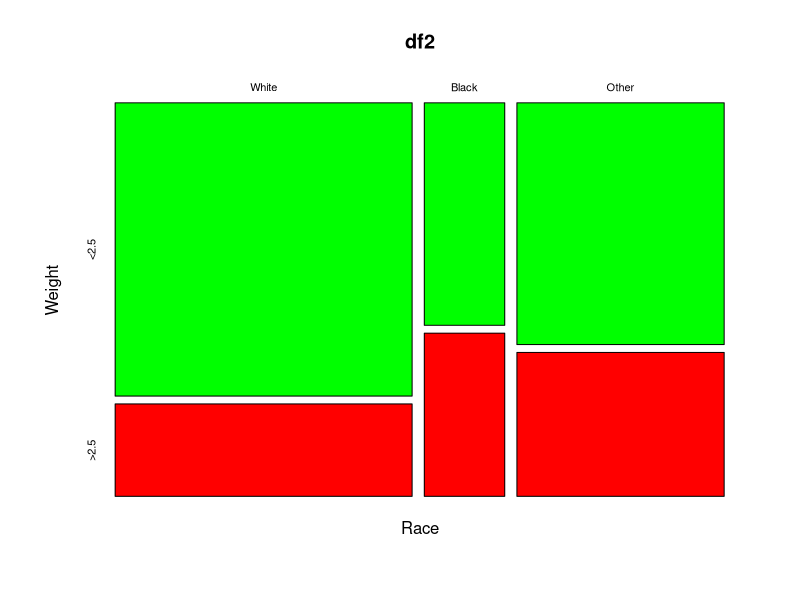
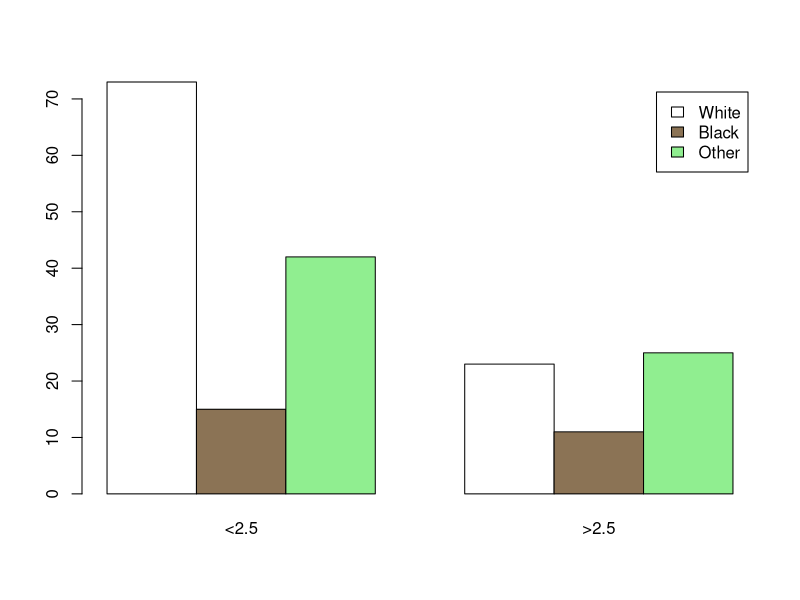
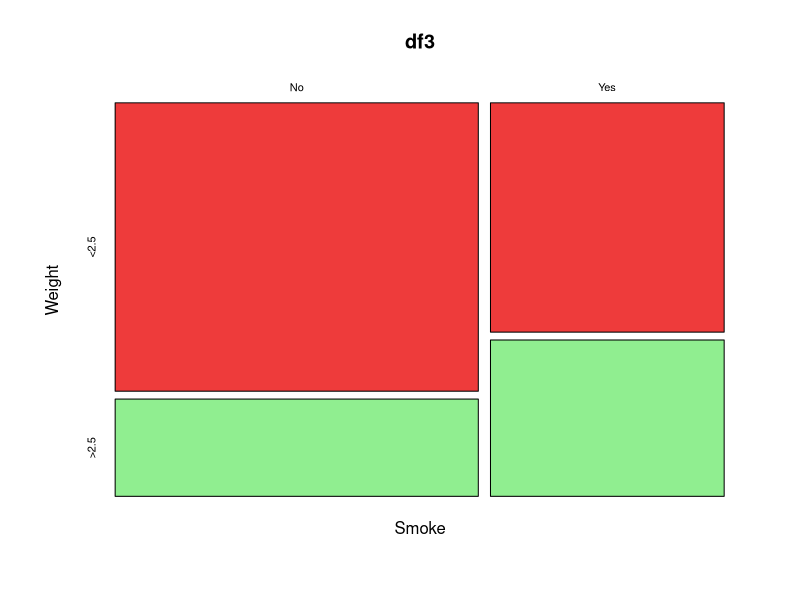
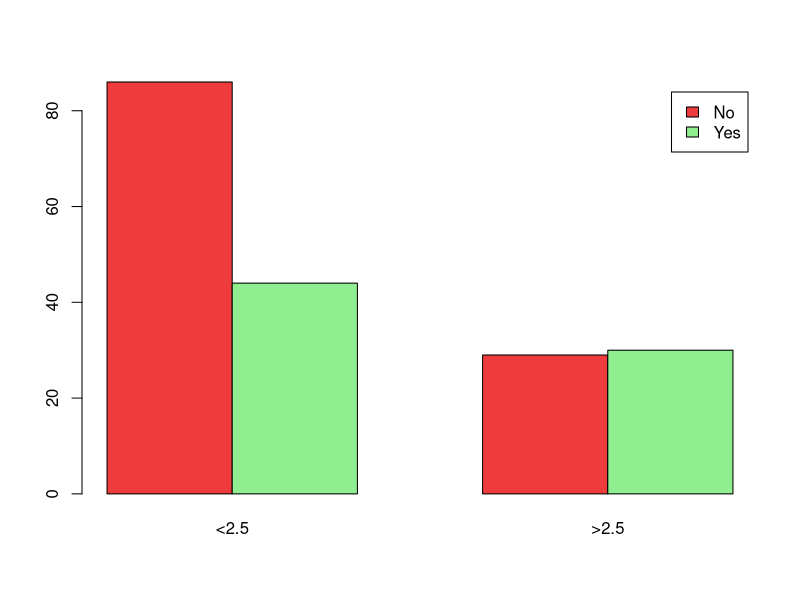
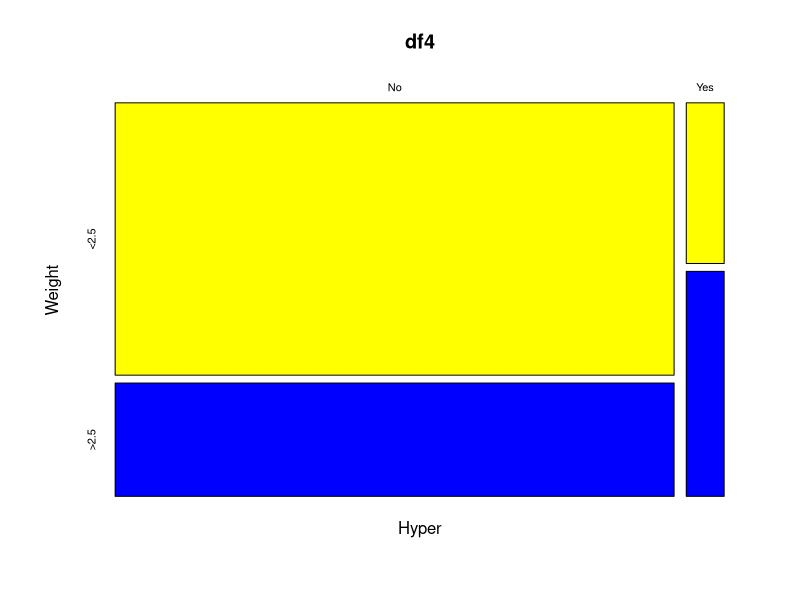
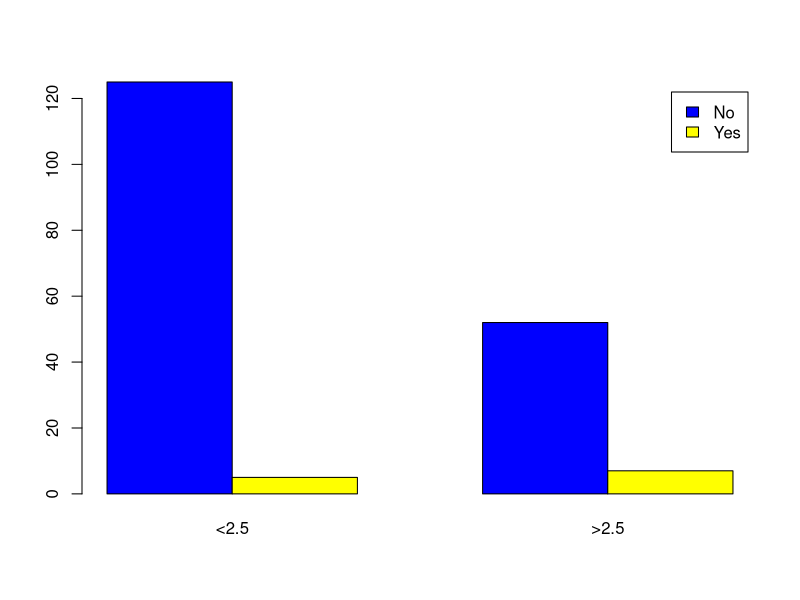
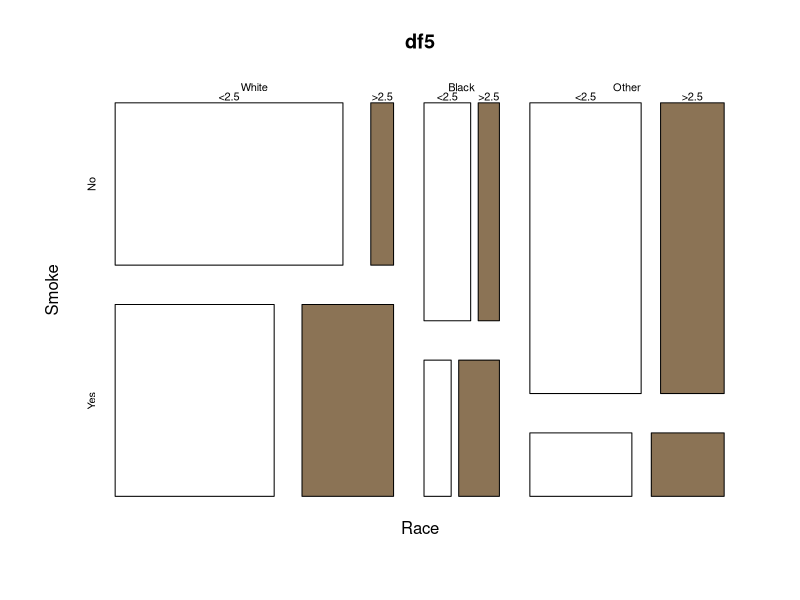

Here is the R script that generated these plots, in order:
## ---- chunk 1
library(MASS)
df1 <- birthwt 
head(df1)
str(df1)
help("birthwt")
df2 <- table(df1$race,df1$low) #Creamos la tabla
dimnames(df2) <- list("Race" = c("White", "Black", "Other"), 
                      "Weight" = c("<2.5", ">2.5")) #Cambiamos los nombres
df2
prop.table(df2)
mosaicplot(df2, col = c("green", "red"))
barplot(df2, beside = TRUE, legend.text = TRUE, col=c("white", "burlywood4", "lightgreen"))
## ---- chunk 2
df3 <- table(df1$smoke, df1$low) #Creamos la tabla
dimnames(df3) <- list("Smoke" = c("No", "Yes"), 
                      "Weight" = c("<2.5", ">2.5")) #Modificamos los nombres
df3
prop.table(df3)
mosaicplot(df3, col = c("brown2", "lightgreen"))
barplot(df3, beside = TRUE, legend.text = TRUE, col=c("brown2", "lightgreen"))
## ---- chunk 3
df4 <- table(df1$ht, df1$low) #Creamos la tabla
dimnames(df4) <- list("Hyper" = c("No", "Yes"), 
                      "Weight" = c("<2.5", ">2.5")) #Modificamos los nombres
df4
prop.table(df4)
mosaicplot(df4, col = c("yellow", "blue"))
barplot(df4, beside = TRUE, legend.text = TRUE, col=c("blue", "yellow"))
## ---- chunk 4
df5 <- table(df1$race, df1$smoke, df1$low) #Creamos la tabla
dimnames(df5) <- list("Race" = c("White", "Black", "Other"),
                      "Smoke" = c("No", "Yes"),
                      "Weight" = c("<2.5", ">2.5")) #Modificamos los nombres
df5
prop.table(df5)
mosaicplot(df5, col = c("white", "burlywood4","pink"))
